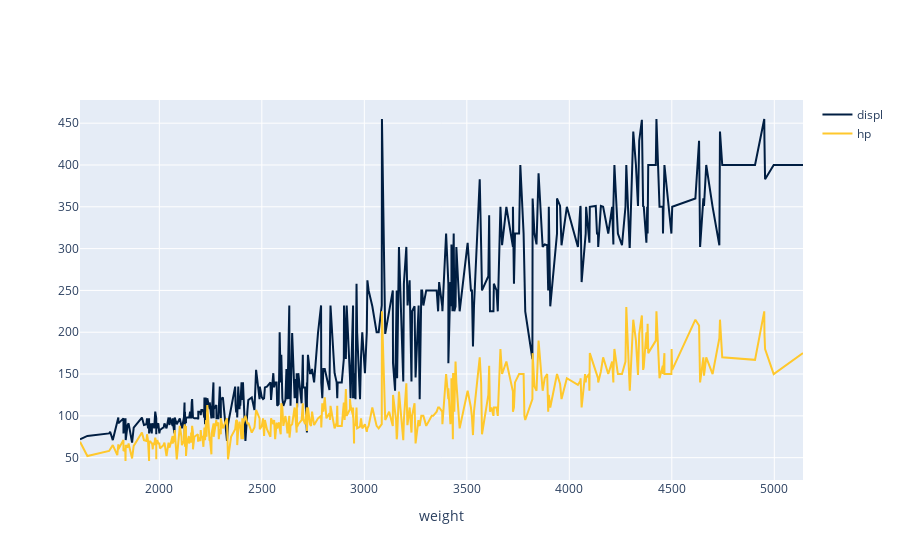

The code cell stored with this chart in its notebook:
### Code cell
t.plot('weight', ['displ', 'hp'])

### Figure 1 — Plotly figure (JSON) as saved in the notebook; plotly's stock layout.template omitted (floating-point values rounded to 4 significant figures; data arrays with more than 128 entries replaced by an {"elided": "..."} marker saying what was removed)
{"data": [{"line": {"color": "rgb(0,30,66)"}, "mode": "lines", "name": "displ", "type": "scatter", "x": {"elided": "392 int values"}, "y": {"elided": "392 float values"}}, {"line": {"color": "rgb(256,200,44)"}, "mode": "lines", "name": "hp", "type": "scatter", "x": {"elided": "392 int values"}, "y": {"elided": "392 int values"}}], "layout": {"xaxis": {"title": {"text": "weight"}}, "yaxis": {"title": {}}}}
